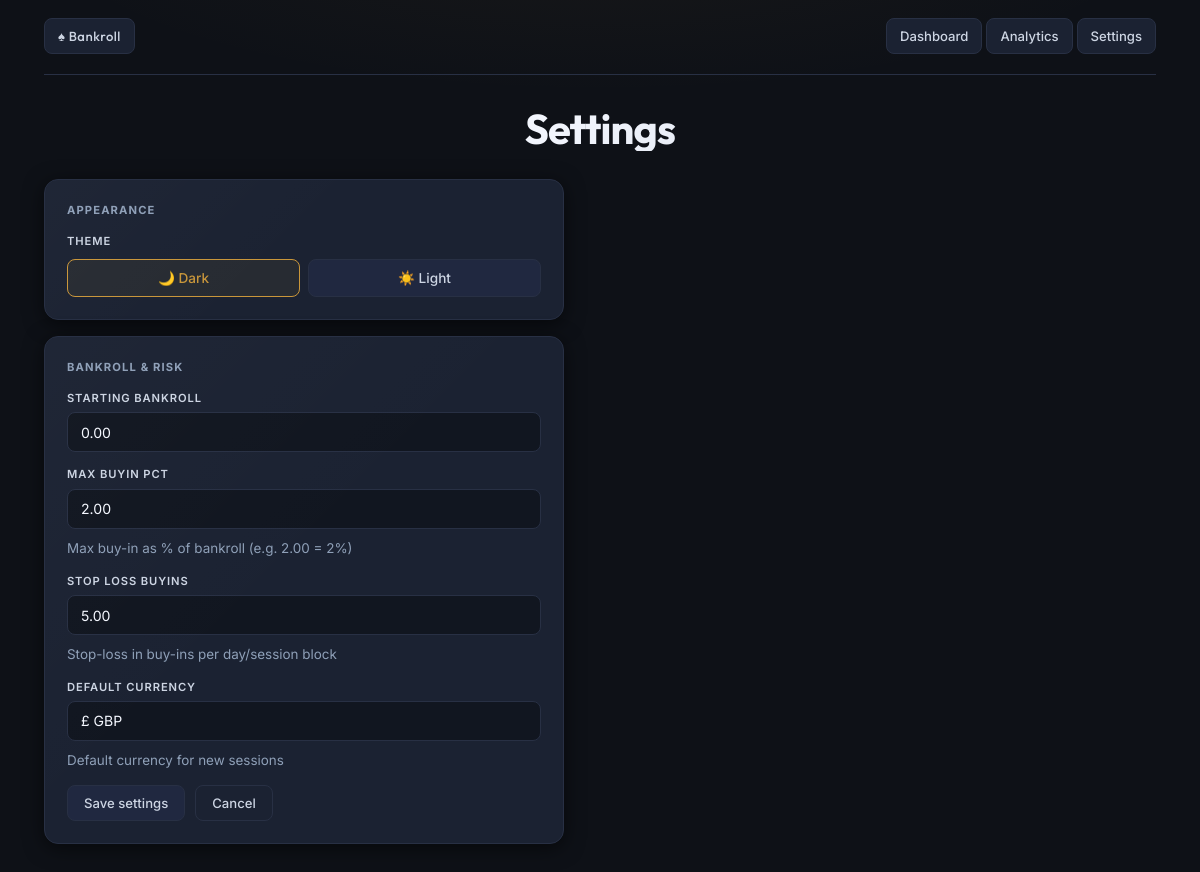
The page /settings/ (signed in) on the database its author committed.
### pokerlog/models.py (models this page shows, shortened)
class Profile(models.Model):
    CURRENCY_CHOICES = [("GBP", "£ GBP"), ("USD", "$ USD")]
    user = models.OneToOneField(User, on_delete=models.CASCADE)
    starting_bankroll = models.DecimalField(max_digits=12, decimal_places=2, default=0)
    max_buyin_pct = models.DecimalField(
        max_digits=5, decimal_places=2, default=2.00,
        help_text="Max buy-in as % of bankroll (e.g. 2.00 = 2%)"
    )
    stop_loss_buyins = models.DecimalField(
        max_digits=6, decimal_places=2, default=5.00,
        help_text="Stop-loss in buy-ins per day/session block"
    )
    default_currency = models.CharField(
        max_length=3, choices=CURRENCY_CHOICES, default="GBP",
        help_text="Default currency for new sessions"
    )

### pokerlog/views.py (the view)
# urls.py: path("settings/", settings_view, name="settings"),
@login_required
def settings_view(request):
    profile, _ = Profile.objects.get_or_create(user=request.user)
    if request.method == "POST":
        form = ProfileForm(request.POST, instance=profile)
        if form.is_valid():
            form.save()
            return redirect("dashboard")
    else:
        form = ProfileForm(instance=profile)
    return render(request, "pokerlog/settings.html", {"form": form})

### pokerlog/forms.py
class ProfileForm(forms.ModelForm):
    class Meta:
        model  = Profile
        fields = ["starting_bankroll", "max_buyin_pct", "stop_loss_buyins", "default_currency"]

### pokerlog/templates/pokerlog/settings.html (shortened to what this page needs)
{% extends "pokerlog/base.html" %}
{% block content %}
<h1 style="text-align:center;margin-bottom:28px;">Settings</h1>
<div class="card" style="max-width:520px; margin-top:8px;">
  <h3>Appearance</h3>
  <label style="display:block; margin-bottom:8px;">Theme</label>
  <div class="theme-switcher">
    <button class="theme-option" id="opt-dark"  onclick="setTheme('dark')">🌙 Dark</button>
    <button class="theme-option" id="opt-light" onclick="setTheme('light')">☀️ Light</button>
  </div>
</div>
<div class="card" style="max-width:520px;">
  <h3>Bankroll &amp; Risk</h3>
  <form method="post">
    {% for field in form %}
      <div class="field" style="margin-bottom:14px;">
        <label for="{{ field.id_for_label }}">{{ field.label }}</label>
        {{ field }}
        {% if field.help_text %}<div class="muted" style="margin-top:4px;">{{ field.help_text }}</div>{% endif %}
      </div>
    {% endfor %}
    <div style="display:flex; gap:10px; margin-top:6px;">
      <button class="btn" type="submit">Save settings</button>
      <a class="btn secondary" href="{% url 'dashboard' %}">Cancel</a>
    </div>
  </form>
</div>
{% endblock %}

### pokerlog/templates/pokerlog/base.html (shortened to what this page needs)
{% load static %}
<!doctype html>
<html lang="en" data-theme="dark">
<head>
  <link rel="stylesheet" href="{% static 'pokerlog/styles.css' %}?v=6">
</head>
<body>
  <div class="container">
    <div class="topbar">
      <a href="{% url 'dashboard' %}" class="topbar-brand">&#9824; Bankroll</a>
      <nav class="topbar-nav">
        <a href="{% url 'dashboard' %}">Dashboard</a>
        <a href="{% url 'analytics' %}">Analytics</a>
        <a href="{% url 'settings' %}">Settings</a>
      </nav>
    </div>
    {% block content %}{% endblock %}
  </div>
</body>
</html>

### rows shown on the page
Profile: form "0.00" "2.00" "5.00" "£ GBP"

### other values the page prints
{{ field.label }} "STARTING BANKROLL" "MAX BUYIN PCT" "STOP LOSS BUYINS" "DEFAULT CURRENCY"
{{ field.help_text }} "Max buy-in as % of bankroll (e.g. 2.00 = 2%)" "Stop-loss in buy-ins per day/session block" "Default currency for new sessions"
